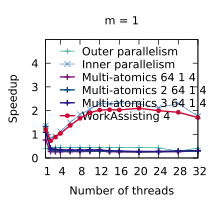

Reproduce this figure in gnuplot.
set title "m = 1"
set terminal pdf size 2.2,2.0
set output "./results/Compactions_n___4,194,304,_m___1.pdf"
set key on
set key top left Left reverse
set key samplen 1.4
set xrange [1:32]
set xtics (1, 4, 8, 12, 16, 20, 24, 28, 32)
set xlabel "Number of threads"
set yrange [0:5]
set ytics (0, 1, 2, 3, 4)
set ylabel "Speedup"
plot './results/Compactions_n___4,194,304,_m___1.dat' using 1:2 title "Outer parallelism" pointsize 0.7 lw 1 pt 1 linecolor rgb "#24A793" with linespoints, \
  './results/Compactions_n___4,194,304,_m___1.dat' using 1:3 title "Inner parallelism" pointsize 0.7 lw 1 pt 2 linecolor rgb "#5287C6" with linespoints, \
  './results/Compactions_n___4,194,304,_m___1.dat' using 1:4 title "Multi-atomics 64 1 4" pointsize 0.7 lw 2 pt 1 linecolor rgb "#801478" with linespoints, \
  './results/Compactions_n___4,194,304,_m___1.dat' using 1:5 title "Multi-atomics 2 64 1 4" pointsize 0.7 lw 2 pt 1 linecolor rgb "#0A5080" with linespoints, \
  './results/Compactions_n___4,194,304,_m___1.dat' using 1:6 title "Multi-atomics 3 64 1 4" pointsize 0.7 lw 2 pt 1 linecolor rgb "#281480" with linespoints, \
  './results/Compactions_n___4,194,304,_m___1.dat' using 1:7 title "WorkAssisting 4" pointsize 0.4 lw 2 pt 7 linecolor rgb "#C80A35" with linespoints
